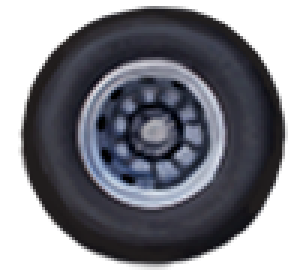
#> input picture bak/img/bustyre.png, 100 x 91 px, given as the content of the folder ../img/bustyre.png, which was not available (shown 3 times larger)
$ python -i cuttiny.py   (imports and definitions only)   (Python 2 division)
#> lines starting #> are read from the running program, lines starting #| are printed output that depends on the picture; pictures that were not available may be replaced by others from this repository, and a replacement may not be noted
#!/usr/bin/env python
import Image
import sys
import json
import os

def exepic(dirname,name):
#> called with dirname = '../img/bustyre.png', name = 'bustyre.png'
	im = Image.open(dirname+'/'+name)
#> im is the input picture: PIL image 100x91 RGBA; mean R, G, B, A 78.9, 79.3, 86.8, 166.5
	width = im.size[0]
#> width = 100
	height = im.size[1]
#> height = 91
	w = 0
	h = 0
	rw = w
	rh = h
	rw1 = width
#> rw1 = 100
	rh1 = height
#> rh1 = 91
	tp = im.getpixel((w,h))
#> tp = (255, 255, 255, 0)
	while(tp[3] == 0):
		w = w+1
		if(w==width):
			w = 0
			h = h+1
		tp = im.getpixel((w,h))
#> this loop made 244 passes
#> h on passes 100, 200: 1, 2
#> after the loop, h = 2; w = 44

	rh = h
#> rh = 2
	w = 0
	h = 0
	tp = im.getpixel((w,h))
	while(tp[3] == 0):
		h = h+1
		if(h==height):
			h =0
			w = w+1
		tp = im.getpixel((w,h))
#> this loop made 589 passes
#> after the loop, h = 43; w = 6
	rw = w
#> rw = 6

	w = 0
	h = height-1
#> h = 90
	tp = im.getpixel((w,h))
	while(tp[3] == 0):
		w = w+1
		if(w==width):
			w = 0
			h = h-1
		tp = im.getpixel((w,h))
#> this loop made 143 passes
#> h on pass 100: 89
#> after the loop, h = 89; w = 43
	rh1 = h+1
#> rh1 = 90


	w = width -1
#> w = 99
	h = 0
	tp = im.getpixel((w,h))
	while(tp[3] == 0):
		h = h+1
		if(h==height):
			h =0
			w = w-1
		tp = im.getpixel((w,h))
#> this loop made 404 passes
#> w on passes 91, 182, 273, 364: 98, 97, 96, 95
#> after the loop, h = 40; w = 95
	rw1 = w+1
#> rw1 = 96
	rect = (rw,rh,rw1,rh1)
#> rect = (6, 2, 96, 90)
	minpic = im.crop(rect)
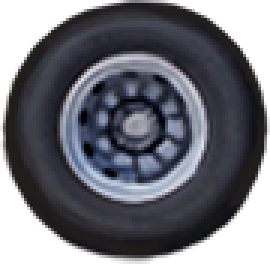
#> minpic: PIL image 90x88 RGBA (shown 3 times larger); mean R, G, B, A 52.7, 53.2, 61.7, 191.3; transparent parts drawn white
	minpic.save(name)
	return rect

def exedir(path):
	l = os.listdir(path)
	jsondir = {}
	for item in l:
		if item.index('png') > 0:
			filename =  path+'/'+item
			print(filename)
			rect = exepic(path,item)
#> rect = (6, 2, 96, 90)
			jsondir[item] = rect
	print(jsondir)
#| {'bustyre.png': (6, 2, 96, 90)}
	st = json.dumps(jsondir)
#> st = '{"bustyre.png": [6, 2, 96, 90]}'
	f = open('./offset.json','w')
    f.write(st)
    f.close()

	return jsondir


>>> result = exedir('../img/bustyre.png')
#> result = {'bustyre.png': (6, 2, 96, 90)}

$ run again, on bak/img/car.png
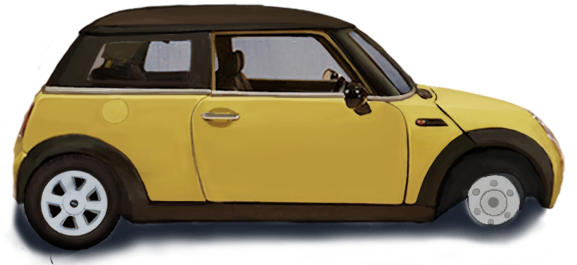
#> input picture bak/img/car.png, 577 x 265 px, given as the content of the folder ../img/car.png, which was not available
#> in exepic, im is the input picture: PIL image 577x265 RGBA; mean R, G, B, A 134.8, 123.5, 96.6, 175
#> in exepic, `tp = im.getpixel((w,h))`: tp = (255, 255, 255, 0)
#> the loop in exepic, `while(tp[3] == 0):` made 1380 passes
#> after the loop in exepic, `while(tp[3] == 0):`: h = 2; w = 226
#> rh = 2
#> the loop in exepic, `while(tp[3] == 0):` made 119 passes
#> tp on passes 1 to 8: (255, 255, 255, 0), (111, 81, 61, 0), (111, 81, 61, 0), (111, 81, 61, 0), (111, 81, 61, 0), (110, 80, 60, 0), (131, 103, 76, 0), (133, 105, 77, 0)
#> after the loop in exepic, `while(tp[3] == 0):`: h = 119; w = 0
#> in exepic, `tp = im.getpixel((w,h))`: tp = (255, 255, 255, 0)
#> the loop in exepic, `while(tp[3] == 0):` made 23 passes
#> after the loop in exepic, `while(tp[3] == 0):`: h = 264; w = 23
#> in exepic, `tp = im.getpixel((w,h))`: tp = (255, 255, 255, 0)
#> the loop in exepic, `while(tp[3] == 0):` made 1011 passes
#> after the loop in exepic, `while(tp[3] == 0):`: h = 216; w = 573
#> in exepic, `rw1 = w+1`: rw1 = 574
#> in exepic, `rect = (rw,rh,rw1,rh1)`: rect = (0, 2, 574, 265)
#> in exepic, `minpic = im.crop(rect)`:
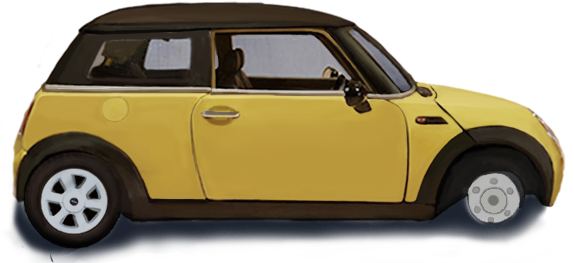
#> minpic: PIL image 574x263 RGBA; mean R, G, B, A 133.2, 121.8, 94.6, 177.3; transparent parts drawn white
#| {'car.png': (0, 2, 574, 265)}
#> st = '{"car.png": [0, 2, 574, 265]}'
#> result = {'car.png': (0, 2, 574, 265)}
